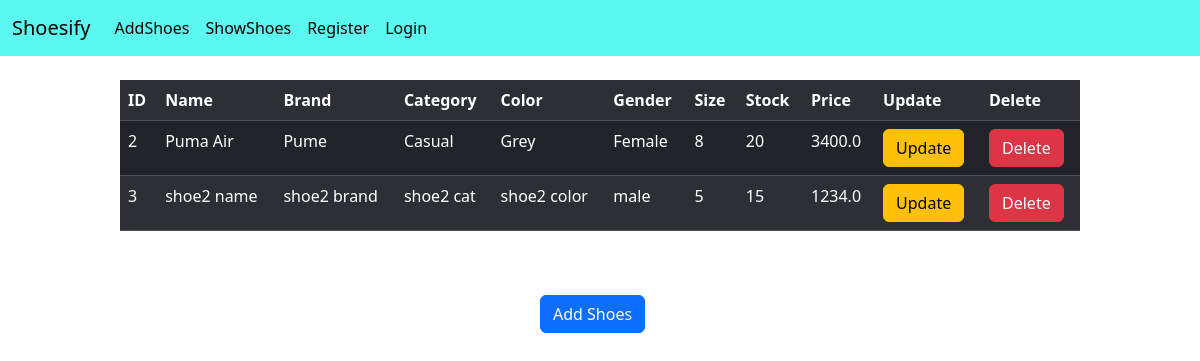
Before: /shoesapp/show/ with the older database file.
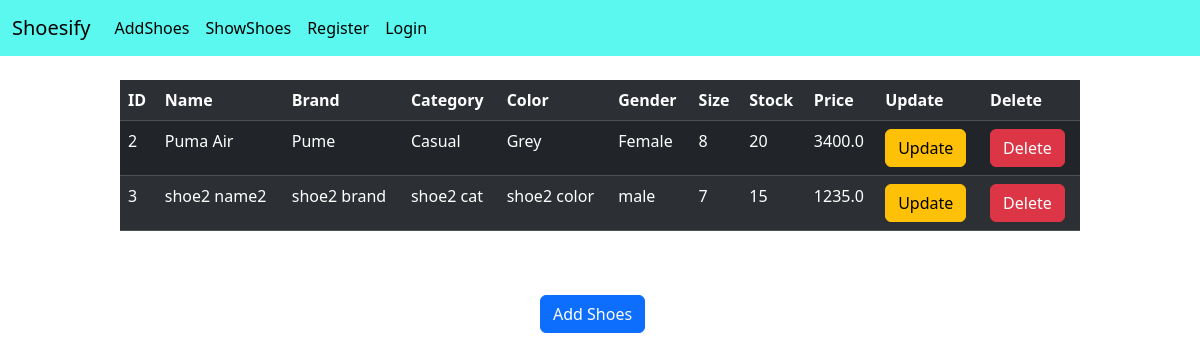
After: the same page with the newer database file.
### ShoeSApp/models.py (models this page shows)
class ShoeModel(models.Model):
    name = models.CharField(max_length=60)
    brand = models.CharField(max_length=60)
    category = models.CharField(max_length=60)
    color = models.CharField(max_length=60)
    gender = models.CharField(max_length=60)
    size = models.IntegerField()
    stock = models.IntegerField()
    price = models.FloatField()

### ShoeSApp/views.py (the view)
# urls.py: path("show/",showShoeView, name="show-shoes"),
def showShoeView(request):
    shoes_obj_qs = ShoeModel.objects.all()
    template_name = "ShoeSApp/show.html"
    context = {"shoes_obj_qs":shoes_obj_qs}
    return render(request,template_name, context)

### templates/ShoeSApp/show.html (shortened to what this page needs)
{% extends "layout.html" %}
{% block content %}
    <table class="table table-dark table-striped" style="width:80%; margin-left:10%;">
        <tr>
            <th>ID</th>
            <th>Name</th>
            <th>Brand</th>
            <th>Category</th>
            <th>Color</th>
            <th>Gender</th>
            <th>Size</th>
            <th>Stock</th>
            <th>Price</th>
            <th>Update</th>
            <th>Delete</th>
        </tr>
        {% for shoe in shoes_obj_qs %}
            <tr>
                <td>{{shoe.id}}</td>
                <td>{{shoe.name}}</td>
                <td>{{shoe.brand}}</td>
                <td>{{shoe.category}}</td>
                <td>{{shoe.color}}</td>
                <td>{{shoe.gender}}</td>
                <td>{{shoe.size}}</td>
                <td>{{shoe.stock}}</td>
                <td>{{shoe.price}}</td>
                <td><a href="{% url 'update-shoes' shoe.id %}"><button class="btn btn-warning">Update</button></a></td>
                <td><a href="{% url 'delete-shoes' shoe.id %}"><button class="btn btn-danger">Delete</button></a></td>
            </tr>
        {% endfor %}
    </table>
    <br><br>
    <a href="{% url 'add-shoes' %}"><button class="btn btn-primary" style="margin-left:45%;">Add Shoes</button></a>
{% endblock %}

Changed rows visible on the page:
changed ShoeModel "shoe2 brand": name "shoe2 name" → "shoe2 name2"; size "5" → "7"; price "1234.0" → "1235.0"
